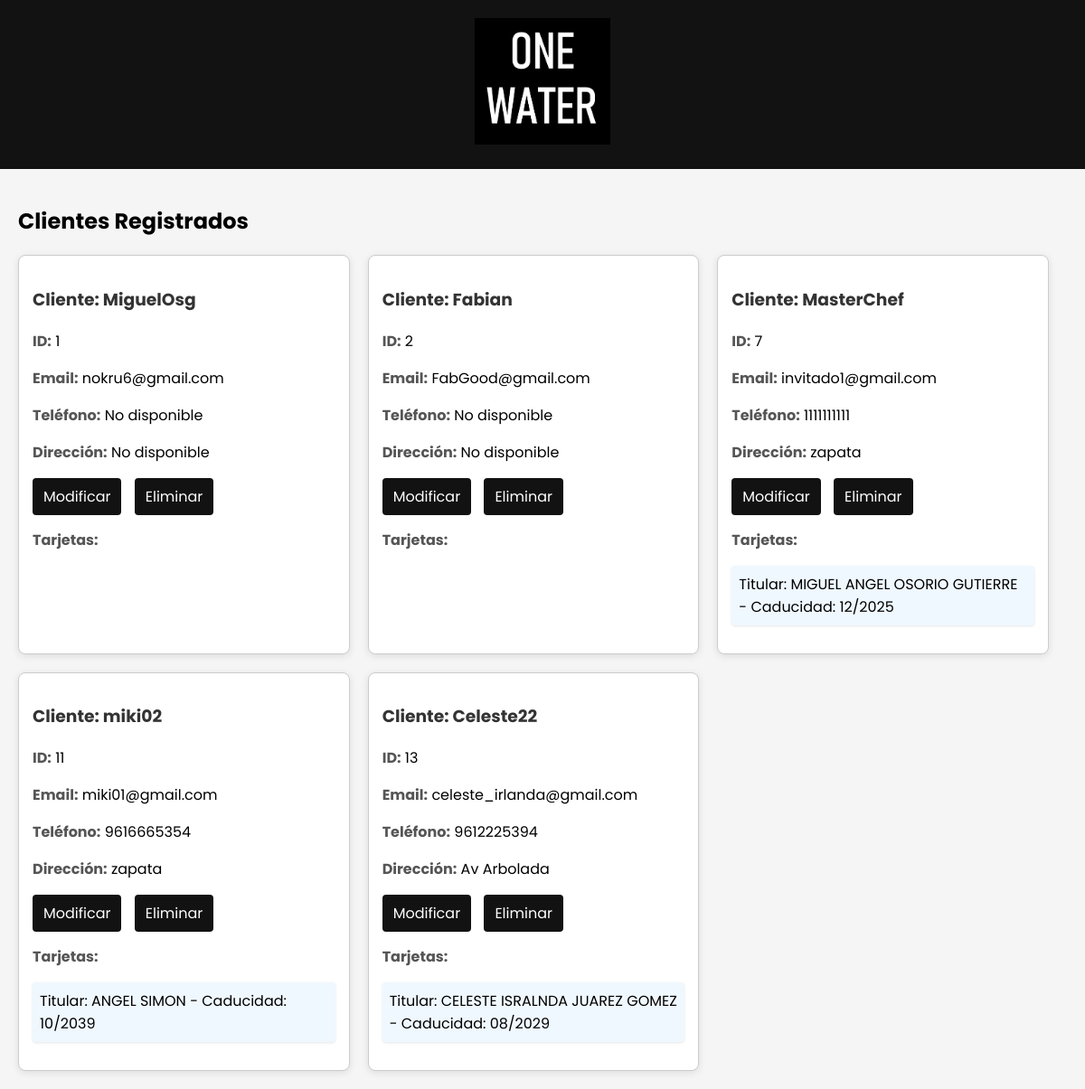
The page /admin_clientes.php (signed in) on the database its author committed.
### tables this page shows
CREATE TABLE users (
    id INTEGER PRIMARY KEY AUTOINCREMENT,
    username TEXT NOT NULL,
    email TEXT NOT NULL,
    password TEXT NOT NULL
, role TEXT NOT NULL DEFAULT 'admin');

CREATE TABLE datos_usuario (
    id INTEGER PRIMARY KEY AUTOINCREMENT,
    userd_id INTEGER UNIQUE,
    telefono TEXT,
    direccion TEXT,
    FOREIGN KEY (userd_id) REFERENCES users(id)
);

CREATE TABLE tarjetas_usuarios (
    id INTEGER PRIMARY KEY AUTOINCREMENT,
    usert_id INTEGER UNIQUE,
    titular TEXT,
    numeracion TEXT,
    fecha_caducidad TEXT,
    ccv TEXT,
    FOREIGN KEY (usert_id) REFERENCES users(id)
);

### admin_clientes.php (the view, shortened to what this page needs)
<?php
$db = new SQLite3('db/database.sqlite');
$clientesQuery = $db->query('
    SELECT u.id, u.username, u.email, du.telefono, du.direccion
    FROM users u
    LEFT JOIN datos_usuario du ON u.id = du.userd_id
');
?>
<!DOCTYPE html>
<html lang="es">
<head>
    <link rel="stylesheet" href="css/admin_clientes.css">
</head>
<body>
<header onclick="location.href='admin_dashboard.php'" style="cursor: pointer;">
    <img src="img/logo.png" alt="Logo One Water" class="logo">
</header>
<section class="dashboard-section">
    <h1>Clientes Registrados</h1>
    <div class="clientes-container">
        <?php while ($cliente = $clientesQuery->fetchArray(SQLITE3_ASSOC)): ?>
            <div class="cliente-card">
                <h3>Cliente: <?php echo htmlspecialchars($cliente['username']); ?></h3>
                <p><strong>ID:</strong> <?php echo htmlspecialchars($cliente['id']); ?></p>
                <p><strong>Email:</strong> <?php echo htmlspecialchars($cliente['email']); ?></p>
                <p><strong>Teléfono:</strong> <?php echo $cliente['telefono'] ? htmlspecialchars($cliente['telefono']) : 'No disponible'; ?></p>
                <p><strong>Dirección:</strong> <?php echo $cliente['direccion'] ? htmlspecialchars($cliente['direccion']) : 'No disponible'; ?></p>
                <div class="actions">
                    <a href="admin_editar_cliente.php?id=<?php echo $cliente['id']; ?>">Modificar</a>
                    <a href="admin_clientes.php?action=delete&id=<?php echo $cliente['id']; ?>" onclick="return confirm('¿Estás seguro de que quieres eliminar este cliente?');">Eliminar</a>
                </div>
                <?php
                $tarjetasQuery = $db->prepare('SELECT titular, fecha_caducidad FROM tarjetas_usuarios WHERE usert_id = :usert_id');
                $tarjetasQuery->bindValue(':usert_id', $cliente['id'], SQLITE3_INTEGER);
                $tarjetasResult = $tarjetasQuery->execute();
                ?>
                <div class="tarjetas">
                    <h4>Tarjetas:</h4>
                    <ul>
                        <?php while ($tarjeta = $tarjetasResult->fetchArray(SQLITE3_ASSOC)): ?>
                            <li>
                                <?php echo "Titular: " . htmlspecialchars($tarjeta['titular']) . " - Caducidad: " . htmlspecialchars($tarjeta['fecha_caducidad']); ?>
                            </li>
                        <?php endwhile; ?>
                    </ul>
                </div>
            </div>
        <?php endwhile; ?>
    </div>
</section>
</body>
</html>

### css/admin_clientes.css (style rules this page uses)
body { font-family: 'Poppins', sans-serif; margin: 0; padding: 0; background-color: #f5f5f5; }
header { background-color: #121212; padding: 20px; text-align: center; }
.logo { width: 150px; }
.dashboard-section { padding: 20px; }
.clientes-container { display: flex; flex-wrap: wrap; gap: 20px; }
.cliente-card { background-color: #ffffff; border: 1px solid #ccc; border-radius: 8px; padding: 15px; width: calc(33.333% - 20px); box-shadow: 0 2px 8px rgba(0, 0, 0, 0.1); box-sizing: border-box; transition: transform 0.2s, box-shadow 0.2s; }
h3 { color: #333; }
strong { color: #555; }
.actions { margin-top: 10px; }
.actions a { display: inline-block; padding: 8px 12px; margin-right: 10px; border-radius: 4px; text-decoration: none; color: #fff; background-color: #121212; transition: background-color 0.3s, transform 0.3s; }
.tarjetas { margin-top: 15px; }
.tarjetas h4 { margin: 5px 0; color: #555; }
.tarjetas ul { list-style: none; padding: 0; }
.tarjetas li { background-color: #f0f8ff; border-radius: 4px; padding: 8px; margin: 5px 0; box-shadow: 0 1px 3px rgba(0, 0, 0, 0.1); }

### rows shown on the page
users: username "MiguelOsg", id "1", email "nokru6@gmail.com", shows "No disponible"
users: username "Fabian", id "2", email "FabGood@gmail.com", shows "No disponible"
datos_usuario: userd.username "MasterChef", userd "7", userd.email "invitado1@gmail.com", telefono "1111111111", direccion "zapata"
tarjetas_usuarios: titular "MIGUEL ANGEL OSORIO GUTIERRE", fecha_caducidad "12/2025"
datos_usuario: userd.username "miki02", userd "11", userd.email "miki01@gmail.com", telefono "9616665354", direccion "zapata"
tarjetas_usuarios: titular "ANGEL SIMON", fecha_caducidad "10/2039"
datos_usuario: userd.username "Celeste22", userd "13", userd.email "celeste_irlanda@gmail.com", telefono "9612225394", direccion "Av Arbolada"
tarjetas_usuarios: titular "CELESTE ISRALNDA JUAREZ GOMEZ", fecha_caducidad "08/2029"
